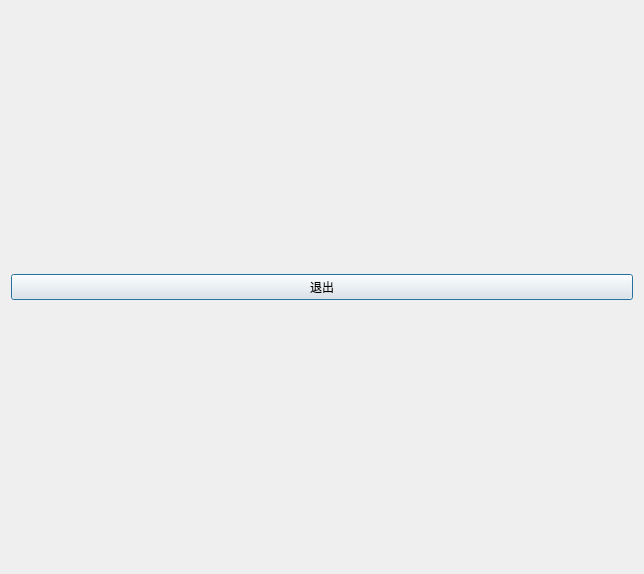
<?xml version="1.0" encoding="UTF-8"?>
<ui version="4.0">
 <class>Dialog</class>
 <widget class="QDialog" name="Dialog">
  <property name="geometry">
   <rect>
    <x>0</x>
    <y>0</y>
    <width>644</width>
    <height>574</height>
   </rect>
  </property>
  <property name="windowTitle">
   <string>用户歌单</string>
  </property>
  <layout class="QVBoxLayout" name="verticalLayout">
   <item>
    <layout class="QGridLayout" name="gridLayout"/>
   </item>
   <item>
    <widget class="QPushButton" name="exitBtn">
     <property name="text">
      <string>退出</string>
     </property>
    </widget>
   </item>
  </layout>
 </widget>
 <resources/>
 <connections/>
</ui>
